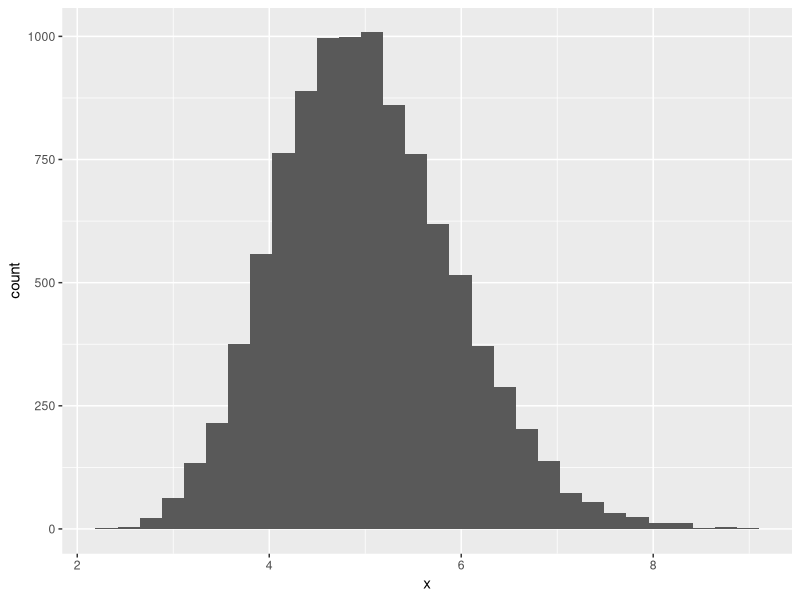
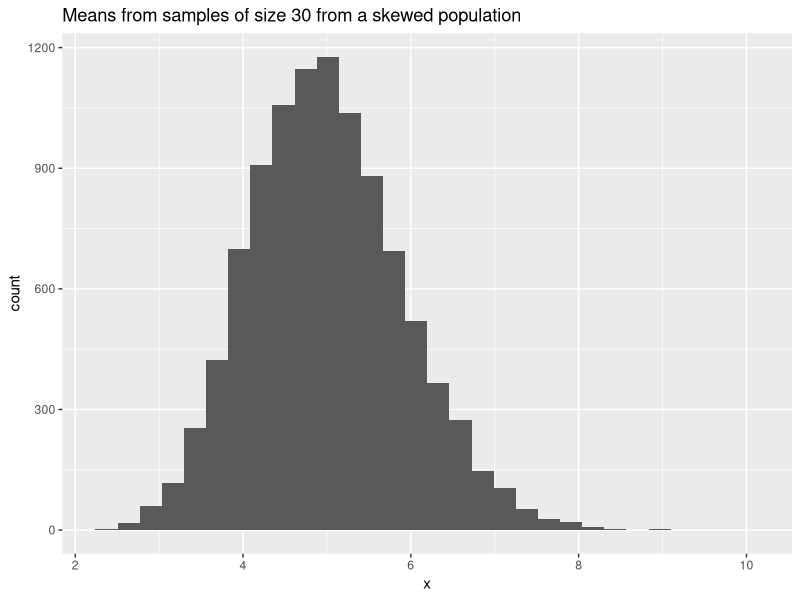

Source code (R) for these figures, in order:
## ---- chunk 1
#| message: false
#| warning: false

library(tidyverse)
## ---- chunk 2
data_sci <- list(
  first = c("first it must work", "then it can be" , "pretty"),
  DRY = c("Do not", "Repeat", "Yourself"),
  dont_forget = c("garbage", "in", "out"),
  our_first_tibble = mpg,
  integers = 1:25,
  doubles = sqrt(1:25),
  tidyverse = c(pack1 = "ggplot2", 
                pack2 = "dplyr", 
                pack3 = "lubridate", 
                etc = "and more!"),
  opinion = list("SDS 264 is",  
                 c("awesome!", "amazing!", "rainbows!"))
)

str(data_sci)
## ---- chunk 3
data_sci[1][[1]]
## ---- chunk 4
data_sci[2]
## ---- chunk 5
data_sci[[5]]*2
## ---- chunk 6
data_sci[[8]][[2]][3]
## ---- chunk 7
data_sci[[3]][c(1, 2, 1, 3)]
## ---- chunk 8
data_sci[[4]][c("hwy", "cty")]
## ---- chunk 9
summary_stats <- function(data, vars = where(is.numeric), stat_fcts) {
  data |>
    summarize(
    across({{vars}}, stat_fcts),
    n = n())
}

summary_stats(mtcars, 
              vars = c(mpg, hp, wt), 
              stat_fcts = list(mean = mean, 
                               median = median, 
                               sd = sd, 
                               IQR = IQR))

## ---- chunk 10
x <- vector("double", 10000)
for (i in 1:10000) {
  sample <- rexp(30, rate = 0.2)
  x[i] <- mean(sample)
}
x

tibble(x = x)

ggplot() +
  geom_histogram(aes(x = x))
## ---- chunk 11
x <- vector("double", 10000)
for (i in 1:10000) {
  sample <- rexp(30, rate = 0.2)
  x[i] <- mean(sample)
  tibble(x = x) 
  ggplot() +
   geom_histogram(aes(x = x))
}
x

## ---- chunk 12
loop_function <- function(samp_size = 30, n_means = 10000){
 label <- rlang::englue("Means from samples of size {{samp_size}} from a skewed population")
  
   x <- vector("double", {{n_means}})
  for (i in 1:{{n_means}}) {
  sample <- rexp({{samp_size}}, rate = 0.2)
  x[i] <- mean(sample)
  }
  x
  tibble(x = x)

  ggplot() +
  geom_histogram(aes(x = x))+
  labs(title = label)
}

loop_function(samp_size = 30, n_means = 10000)

